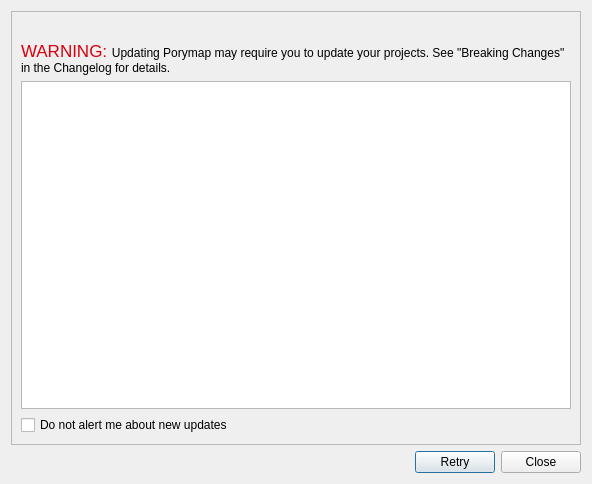
<?xml version="1.0" encoding="UTF-8"?>
<ui version="4.0">
 <class>UpdatePromoter</class>
 <widget class="QDialog" name="UpdatePromoter">
  <property name="geometry">
   <rect>
    <x>0</x>
    <y>0</y>
    <width>592</width>
    <height>484</height>
   </rect>
  </property>
  <property name="windowTitle">
   <string>Porymap Version Update</string>
  </property>
  <layout class="QVBoxLayout" name="verticalLayout">
   <item>
    <widget class="QFrame" name="frame">
     <property name="frameShape">
      <enum>QFrame::StyledPanel</enum>
     </property>
     <property name="frameShadow">
      <enum>QFrame::Raised</enum>
     </property>
     <layout class="QVBoxLayout" name="verticalLayout_2">
      <item>
       <widget class="QLabel" name="label_Status">
        <property name="text">
         <string/>
        </property>
        <property name="wordWrap">
         <bool>true</bool>
        </property>
       </widget>
      </item>
      <item>
       <widget class="QLabel" name="label_Warning">
        <property name="text">
         <string>&lt;html&gt;&lt;head/&gt;&lt;body&gt;&lt;p&gt;&lt;span style=&quot; font-size:13pt; color:#d7000c;&quot;&gt;WARNING:  &lt;/span&gt;&lt;span style=&quot; font-weight:400;&quot;&gt;Updating Porymap may require you to update your projects. See &quot;Breaking Changes&quot; in the Changelog for details.&lt;/span&gt;&lt;/p&gt;&lt;/body&gt;&lt;/html&gt;</string>
        </property>
        <property name="wordWrap">
         <bool>true</bool>
        </property>
       </widget>
      </item>
      <item>
       <widget class="QFrame" name="frame_Changelog">
        <property name="sizePolicy">
         <sizepolicy hsizetype="Expanding" vsizetype="Expanding">
          <horstretch>0</horstretch>
          <verstretch>0</verstretch>
         </sizepolicy>
        </property>
        <property name="frameShape">
         <enum>QFrame::NoFrame</enum>
        </property>
        <property name="frameShadow">
         <enum>QFrame::Plain</enum>
        </property>
        <layout class="QVBoxLayout" name="verticalLayout_3">
         <property name="leftMargin">
          <number>0</number>
         </property>
         <property name="topMargin">
          <number>0</number>
         </property>
         <property name="rightMargin">
          <number>0</number>
         </property>
         <property name="bottomMargin">
          <number>0</number>
         </property>
         <item>
          <widget class="QTextBrowser" name="text_Changelog">
           <property name="openExternalLinks">
            <bool>true</bool>
           </property>
          </widget>
         </item>
        </layout>
       </widget>
      </item>
      <item>
       <widget class="QCheckBox" name="checkBox_StopAlerts">
        <property name="text">
         <string>Do not alert me about new updates</string>
        </property>
       </widget>
      </item>
     </layout>
    </widget>
   </item>
   <item>
    <widget class="QDialogButtonBox" name="buttonBox">
     <property name="standardButtons">
      <set>QDialogButtonBox::Close|QDialogButtonBox::Retry</set>
     </property>
    </widget>
   </item>
  </layout>
 </widget>
 <resources/>
 <connections/>
</ui>
